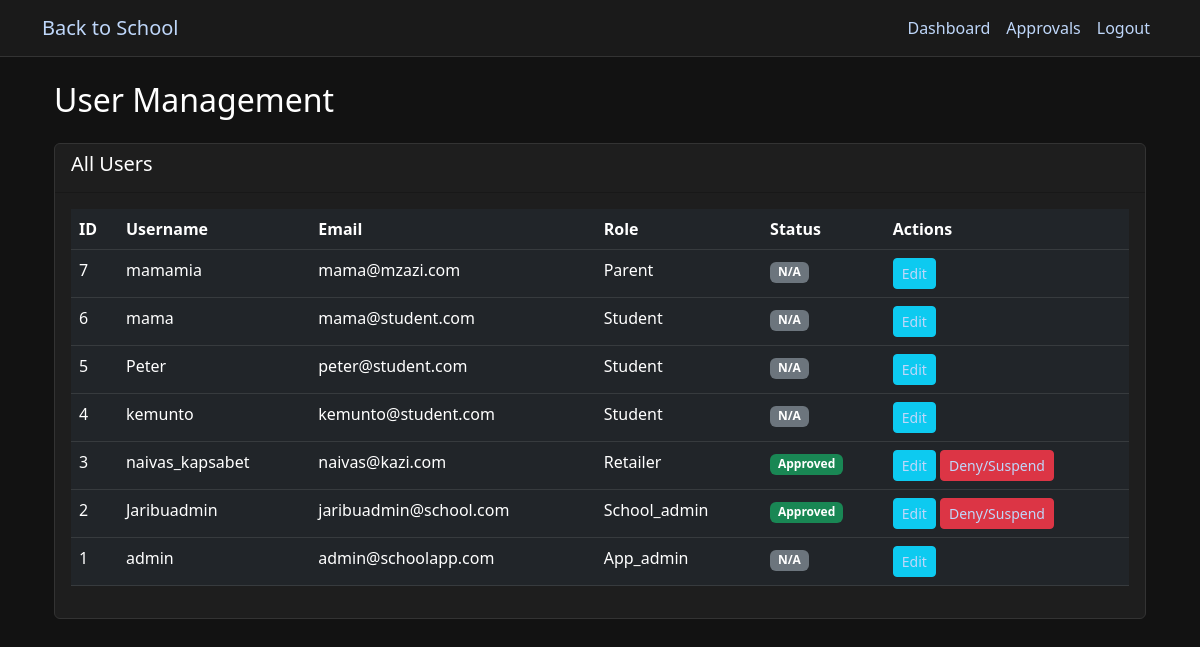
The app's page /admin/users (signed in) with its own data.
### app.py (models this page shows, shortened)
class User(db.Model):
    id = db.Column(db.Integer, primary_key=True)
    username = db.Column(db.String(80), unique=True, nullable=False)
    email = db.Column(db.String(120), unique=True, nullable=False)
    password_hash = db.Column(db.String(128))
    role = db.Column(db.String(20))  # app_admin, parent, student, school_admin, retailer, donor
    is_approved = db.Column(db.Boolean, default=False)
    created_at = db.Column(db.DateTime, default=datetime.utcnow)
    school_id = db.Column(db.Integer, db.ForeignKey('school.id'))
    school = db.relationship('School', backref='users')
    children = db.relationship(
        'User',
        secondary=parent_student_association,
        primaryjoin=(parent_student_association.c.parent_id == id),
        secondaryjoin=(parent_student_association.c.student_id == id),
        backref=db.backref('parents'),
        lazy='dynamic'
    )

### app.py (the view)
@app.route('/admin/users')
@role_required(['app_admin'])
def admin_users():
    users = User.query.order_by(User.created_at.desc()).all()
    return render_template('admin/users.html', users=users)

### app.py (called while the page is built)
def role_required(roles):
    def decorator(f):
        @wraps(f)
        def decorated_function(*args, **kwargs):
            if 'user_id' not in session:
                flash('Please log in to access this page', 'error')
                return redirect(url_for('login'))
            if session['role'] not in roles:
                flash('You do not have permission to access this page', 'error')
                return redirect(url_for('dashboard'))
            return f(*args, **kwargs)
        return decorated_function
    return decorator

@app.context_processor
def inject_current_user():
    if 'user_id' in session:
        user = db.session.get(User, session['user_id'])
        return {'current_user': user}
    return {'current_user': None}

@app.context_processor
def inject_cart_item_count():
    if 'user_id' in session and session['role'] in ['parent', 'student']:
        user = db.session.get(User, session['user_id'])
        cart = user.carts[0] if user.carts else None
        if cart and cart.items:
            return {'cart_item_count': len(cart.items)}
    return {'cart_item_count': 0}

### templates/admin/users.html
{% extends "base.html" %}
{% block content %}
<div class="container">
    <h2 class="mb-4">User Management</h2>
    <div class="card mb-4">
        <div class="card-header">
            <h5>All Users</h5>
        </div>
        <div class="card-body">
            <div class="table-responsive">
                <table class="table table-dark">
                    <thead>
                        <tr>
                            <th>ID</th>
                            <th>Username</th>
                            <th>Email</th>
                            <th>Role</th>
                            <th>Status</th>
                            <th>Actions</th>
                        </tr>
                    </thead>
                    <tbody>
                        {% for user in users %}
                        <tr>
                            <td>{{ user.id }}</td>
                            <td>{{ user.username }}</td>
                            <td>{{ user.email }}</td>
                            <td>{{ user.role|capitalize }}</td>
                            <td>
                                {% if user.role in ['retailer', 'school_admin'] %}
                                    <span class="badge bg-{{ 'success' if user.is_approved else 'warning' }}">
                                        {{ 'Approved' if user.is_approved else 'Pending' }}
                                    </span>
                                {% else %}
                                    <span class="badge bg-secondary">N/A</span>
                                {% endif %}
                            </td>
                            <td>
                                <a href="{{ url_for('admin_edit_user', user_id=user.id) }}" class="btn btn-sm btn-info">Edit</a>
                                {% if user.role in ['retailer', 'school_admin'] %}
                                    <a href="{{ url_for('set_user_status', user_id=user.id, status='approve' if not user.is_approved else 'deny') }}"
                                       class="btn btn-sm {{ 'btn-success' if not user.is_approved else 'btn-danger' }}">
                                       {{ 'Approve' if not user.is_approved else 'Deny/Suspend' }}
                                    </a>
                                {% endif %}
                            </td>
                        </tr>
                        {% endfor %}
                    </tbody>
                </table>
            </div>
        </div>
    </div>
</div>
{% endblock %}

### templates/base.html (style rules this page uses)
body { background-color: #121212; color: #ffffff; }
h1, h2, h3, h4, h5, h6, span, p { color: #ffffff !important; }
a { color:rgb(191, 215, 250) !important; }
.card { background-color: #1e1e1e; border: 1px solid #333; }
.table { color: #ffffff; }
.table-dark { background-color: #1e1e1e; }

### records on screen
User: id "7", username "mamamia", email "mama@mzazi.com", role "Parent", shows "N/A"
User: id "6", username "mama", email "mama@student.com", role "Student", shows "N/A"
User: id "5", username "Peter", email "peter@student.com", role "Student", shows "N/A"
User: id "4", username "kemunto", email "kemunto@student.com", role "Student", shows "N/A"
User: id "3", username "naivas_kapsabet", email "naivas@kazi.com", role "Retailer", is_approved "Approved", is_approved "Deny/Suspend"
User: id "2", username "Jaribuadmin", email "jaribuadmin@school.com", role "School_admin", is_approved "Approved", is_approved "Deny/Suspend"
User: id "1", username "admin", email "admin@schoolapp.com", role "App_admin", shows "N/A"
